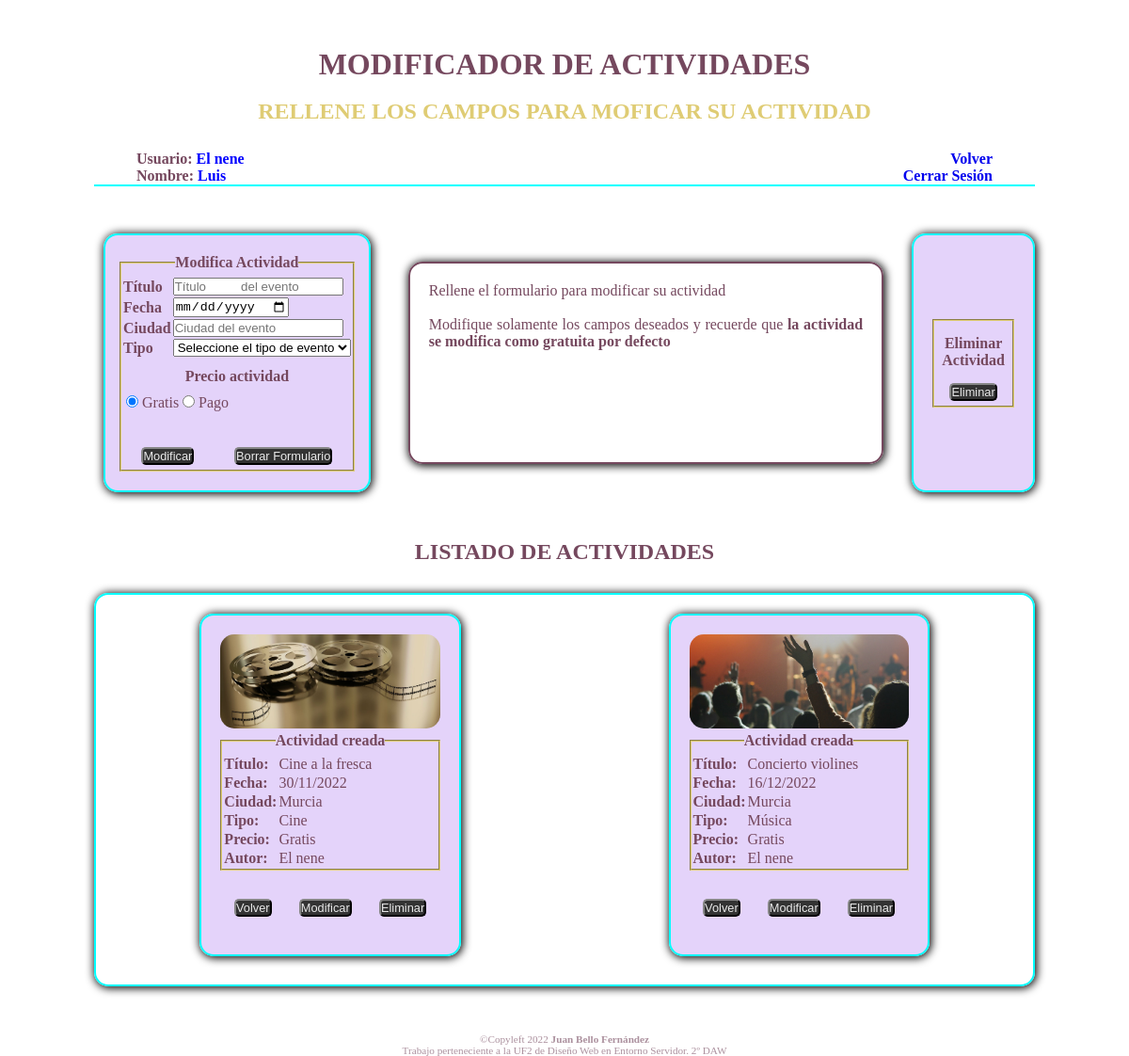
The app's page /modificarActividad.php (signed in) with its own data.
### tables this page shows
CREATE TABLE `actividades` (
  `id` int(11) NOT NULL,
  `titulo` varchar(200) NOT NULL DEFAULT 'Actividad sin título',
  `ciudad` varchar(100) NOT NULL,
  `fecha` date NOT NULL,
  `tipo` varchar(50) NOT NULL,
  `precio` bit(1) NOT NULL,
  `usuario` varchar(50) DEFAULT NULL
);

### controllers/controlActPropias.php (called while the page is built, shortened)
<?php
function listActivitiesByUser($id)
{
    global $conexion;
    $sql = "SELECT * FROM actividades WHERE usuario = '$id'";
    $resultado = $conexion->query($sql);
    $actividades = [];
    if ($resultado->num_rows > 0) {
        while ($fila = $resultado->fetch_assoc()) {
            $actividad = new Actividad(
                $fila['titulo'],
                $fila['ciudad'],
                $fila['tipo'],
                $fila['fecha'],
                ($fila['precio'] == 0) ? "Gratis" : "De pago",
                $fila['usuario'],
            );
            array_push($actividades, $actividad);
        }
    }
    else {
        echo "<strong>No hay actividades</strong>";
        echo $id;
    }
    return $actividades;
}

### clases/actividad.php (called while the page is built, shortened)
<?php
class Actividad{
    public $titulo;
    public $tipo;
    public $fecha;
    public $ciudad;
    public $precio;
    Public $usuario;
    function __construct($titulo,$ciudad, $tipo, $fecha,  $precio, $usuario){
        $this->titulo=$titulo;
        $this->ciudad = $ciudad;
        $this->tipo=$tipo;
        $this->fecha=$fecha;
        $this->precio=$precio;
        $this->usuario=$usuario;
    }
    function getTitulo(){
        return $this->titulo;
    }
    function getCiudad(){
        return $this->ciudad;
    }
    function getTipo(){
        return $this->tipo;
    }
    function getFecha(){
        return $this->fecha;
    }
    function getPrecio(){
        return $this->precio;
    }
    function getUsuario(){
        return $this->usuario;
    }
}

### resultadosUsuario.php (the view)
<div id="misActividadesCreadas">
    <section>
        <img class="imgs" src="./imgs/<?php echo $actividad->tipo ?>.jpg" />
        <fieldset>
            <legend class="negrita">Actividad creada</legend>
            <table>
                <tr>
                    <td class="negrita">T&iacute;tulo:</td>
                    <td><?php echo $actividad->getTitulo() ?></td>
                </tr>
                <tr>
                    <td class="negrita">Fecha:</td>
                    <td><?php echo date("d/m/Y", strtotime($actividad->getFecha())) ?></td>
                </tr>
                <tr>
                    <td class="negrita">Ciudad:</td>
                    <td><?php echo $actividad->getCiudad() ?></td>
                </tr>
                <tr>
                    <td class="negrita">Tipo:</td>
                    <td><?php echo $actividad->getTipo() ?></td>
                </tr>
                <tr>
                    <td class="negrita">Precio:</td>
                    <td><?php echo $actividad->getPrecio() ?>
                    </td>
                </tr>
                <tr>
                    <td class="negrita">Autor:</td>
                    <td><?php echo $actividad->getUsuario() ?>
                    </td>
                </tr>
            </table>
        </fieldset>
        <div id="botones">
            <div>
                <button class="boton" onclick="location.href='index.php'">Volver</button>
            </div>
            <div>
                <button class="boton" onclick="alert('Próximamente...\nDisculpe las molestias')">Modificar</button>
            </div>
            <div>
                <button class="boton" onclick="alert('Próximamente...\nDisculpe las molestias')">Eliminar</button>
            </div>
        </div>
    </section>
</div>

### modificarActividad.php (shortened to what this page needs)
<?php
require "controllers/controlUsuario.php";
require "controllers/controlActPropias.php";
?>
<!DOCTYPE html>
<html lang="es">
<head>
    <link rel="stylesheet" href="css/actividadesPropias.css">
</head>
<body>
    <header>
        <h1>MODIFICADOR DE ACTIVIDADES</h1>
        <BR>
        <h2>RELLENE LOS CAMPOS PARA MOFICAR SU ACTIVIDAD</h2>
    </header>
    <div id="users">
        <nav class="users">
            <div class="datosUsuario">
                <p>Usuario:<spam> <?php echo $_SESSION["usuario"]["id"]; ?></spam><br>
                    Nombre:<spam> <?php echo $_SESSION["usuario"]["nombre"]; ?></spam>
                </p>
            </div>
            <div class="salir">
                <form>
                    <a href="index.php" name="volver" title="Volver index">Volver</a>
                    <br>
                    <a href="logOut.php" name="logOut" title="Cierra sesión">Cerrar Sesión</a>
                </form>
            </div>
        </nav>
    </div>
    <div id="formulario">
        <section class="datos">
        </section>
        <p class="info">Rellene el formulario para modificar su actividad<br>
            <br>Modifique solamente los campos deseados y recuerde que <strong>la actividad se modifica como gratuita por defecto</strong>
            <br><br>
        </p>
        <section>
        </section>
    </div>
    <div class="encabezadoActividades">
        <h2>LISTADO DE ACTIVIDADES</h2>
    </div>
    <div id="misActividades">
        <?php
        $user = $_SESSION["usuario"]["id"];
        $actividades = listActivitiesByUser($user);
        foreach ($actividades as $actividad) :  ?>
            <?php
            include "resultadosUsuario.php";
            ?>
        <?php endforeach; ?>
    </div>
    <footer>
        <p>©Copyleft 2022 <strong>Juan Bello Fernández</strong> </br> Trabajo perteneciente a la UF2 de Diseño Web en Entorno Servidor. 2º DAW</p>
    </footer>
</body>
</html>

### css/actividadesPropias.css (style rules this page uses)
* { margin: 0px; padding: 0px; box-sizing: border-box; }
html { font-family: "Times New Roman", Times, serif; height: 100%; }
body { display: flex; flex-direction: column; color: gainsboro; margin: 0 auto; max-width: 1000px; padding-top: 50px; height: 100%; }
fieldset { border-color: #dfcc74; }
footer { text-align: center; font-size: 0.7em; bottom: 50px; margin-top: 50px; color: #75485e; opacity: 0.6; }
h1 { color: #75485e; }
header { width: 100%; height: 50px; text-align: center; margin-bottom: 20px; color: #dfcc74; }
nav { border-bottom: 2px aqua solid; }
legend { text-align: center; margin: 15px 0 5px 0; }
section { place-content: center; max-width: 300px; padding: 20px; border: 2px solid aqua; box-shadow: 1px 1px 10px 1px #000000; border-radius: 15px; color: #75485e; background-color: rgba(202, 168, 245, 0.5); }
spam { color: blue; }
#botones { display: flex; justify-content: space-around; margin: 20px 0 20px 0; }
#formulario { display: flex; flex-direction: row; justify-content: space-around; margin: 20px 0 20px 0; }
#misActividades { display: flex; flex-wrap: wrap; justify-content: space-around; border: aqua 2px solid; border-radius: 15px; box-shadow:1px 1px 10px 1px #000000; ; }
#misActividadesCreadas { display: flex; flex-wrap: wrap; flex-direction: row-reverse; justify-content: center; margin-bottom: 10px; padding: 20px; }
img { width: 100%; height: 100%; border-radius: 15px; }
.datosUsuario { text-align: left; }
.encabezadoActividades { text-align: center; margin: 30px auto; width: 100%; color: #75485e; }
.imgs { width: auto; height: 100px; margin: 0 auto; }
.info { border: 2px solid; border-radius: 15px; color: #75485e; font-size: 1em; margin: 30px; box-shadow: 1px 1px 10px 1px #000000; padding: 20px; text-align: justify; }
.salir a { text-decoration: none; }
.users { display: flex; justify-content: space-between; align-items: center; padding: 0px 45px; width: 100%; text-align: right; color: #75485e; font-weight: bold; margin: 40px auto; margin-bottom: 30px; }
.boton { margin-top: 10px; border-radius: 5px; border-color: #333333; background-color: #333333; color: #e9e9e9; font-size: 0.8em; }
.botonera { display: flex; justify-content: space-around; margin-bottom: 5px; }
.datos { margin: 0 10px; padding: 20px 15px; }
.negrita { font-weight: bold; }
.precios { border: none; margin: 10px 5px; padding-top: 5px; }

### records on screen
actividades: tipo (picture), titulo "Cine a la fresca", fecha "30/11/2022", ciudad "Murcia", tipo "Cine", Precio "Gratis", usuario "El nene"
actividades: tipo (picture), titulo "Concierto violines", fecha "16/12/2022", ciudad "Murcia", tipo "Música", Precio "Gratis", usuario "El nene"

### other values on screen
$_SESSION["usuario"]["id"] "El nene"
$_SESSION["usuario"]["nombre"] "Luis"
